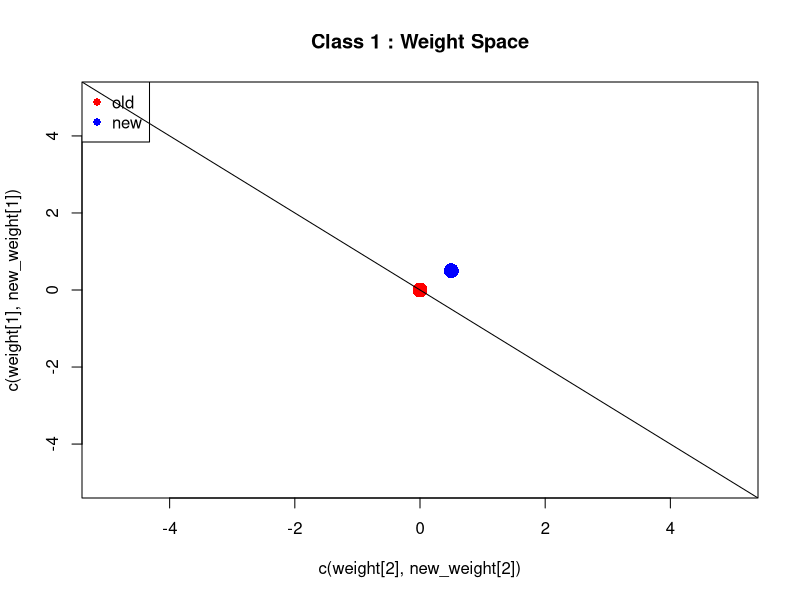
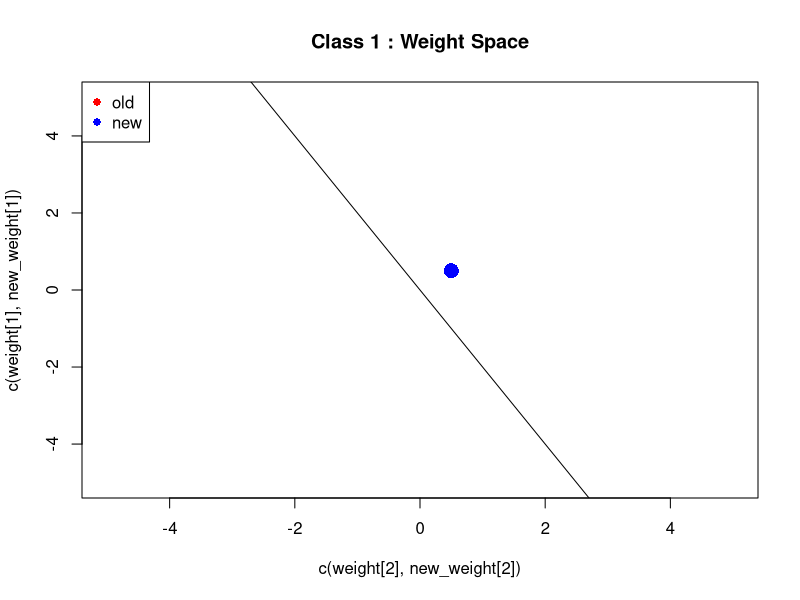
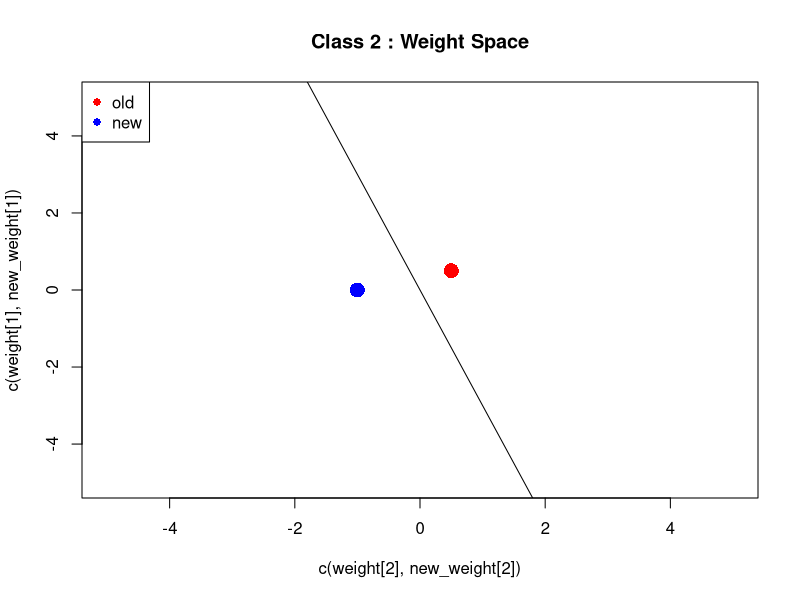
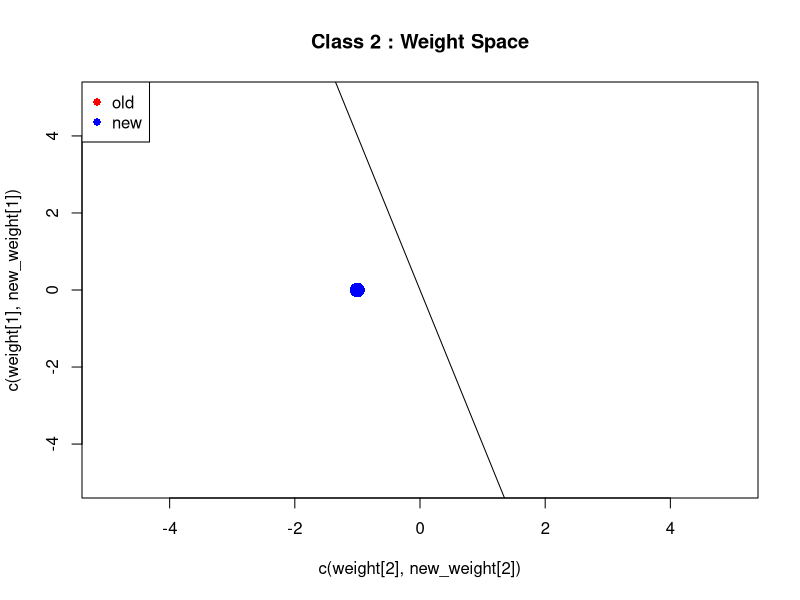
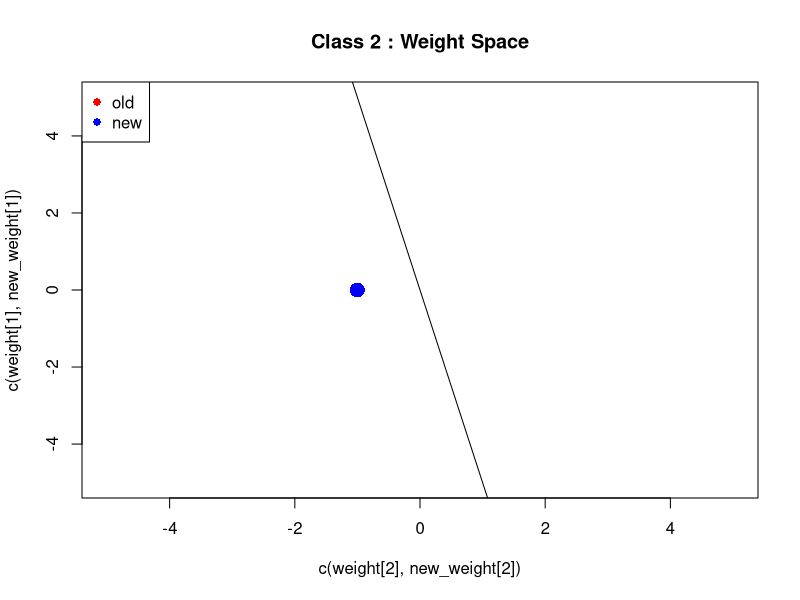
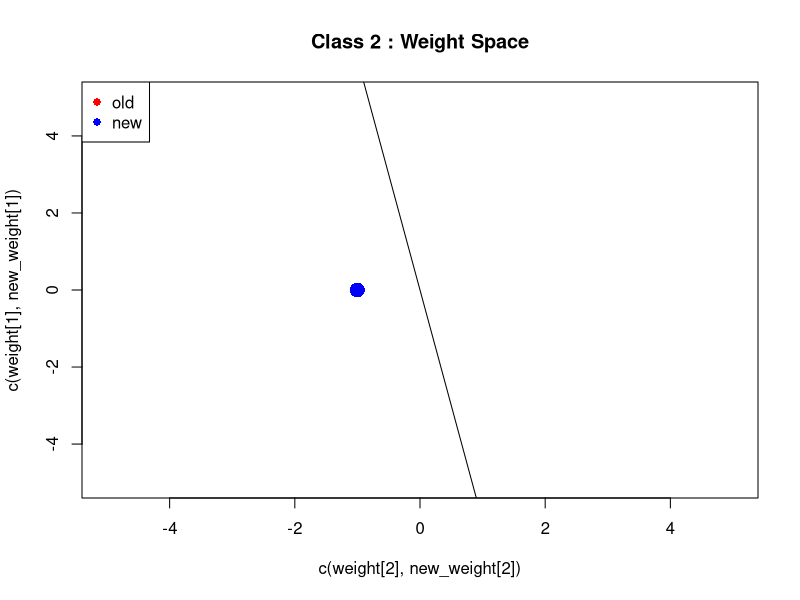
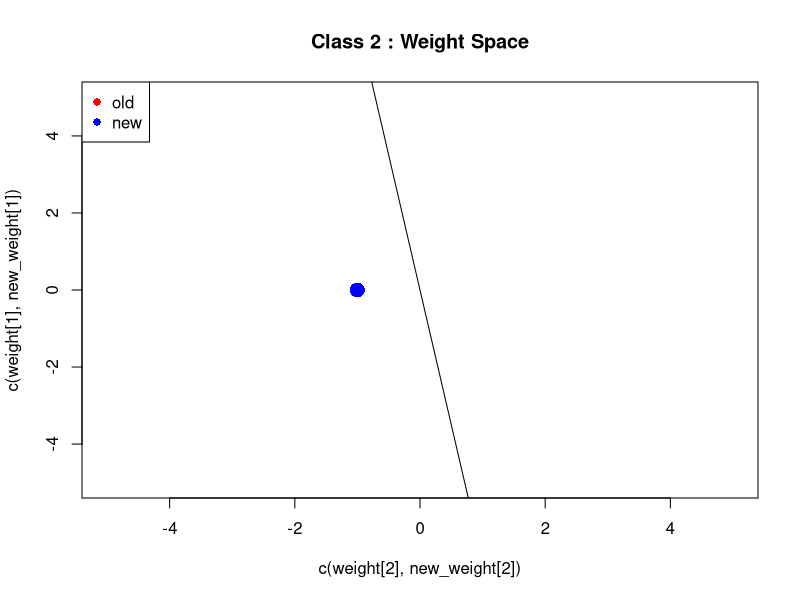
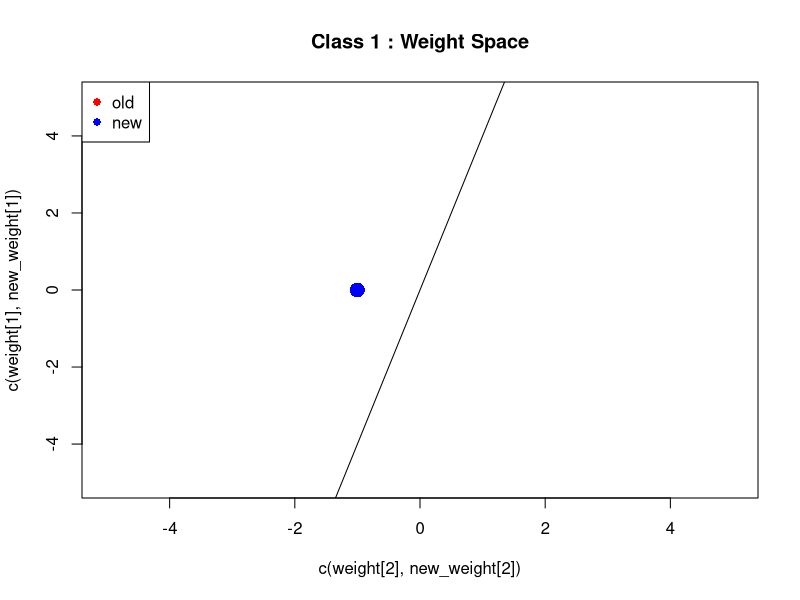

The R source for these figures, in order:
# A program of Perceptron Learning Rule
# 2016/4/3
frame()

cols <- c('red', 'blue')

weight <- c(0, 0)
new_weight <- weight
learning <- 0.5
count <- 0

X <- NULL

## Input for CommandLine
#b <- NULL
#repeat {
#  cat('Please input information.\nEx) Position,Class(1 or 2) \n')
#  input <- readline()
#  if (input == '')  break
#  input <- as.numeric(unlist(strsplit(input,',')))
#  X <- cbind(X, c(1, input[1]))
#  b <- cbind(b,input[length(input)])
#}

## Input for Text-File
input <- matrix(scan('./data.txt', sep=','), 2)
X <- rbind(rep(1,ncol(input)), input[1,])
b <- input[2,]

repeat {
  cat('Waiting...\n')
  for (i in 1:ncol(X)) {
    judge <- t(weight) %*% X[,i]
    cat(paste('This is Class', b[i], '\n'))

    if (judge >= 0 && b[i] == 2) {
      cat('Worse! This is Class2\n')
      new_weight <- weight - (learning * X[,i])
    } else if (judge <= 0 && b[i] == 1) {
      cat('Worse! This is Class1\n')
      new_weight <- weight + (learning * X[,i])
    } else {
      cat('Match!\n')
      count <- count + 1
    }

    max <- apply(cbind(weight,new_weight),1,max)
    min <- apply(cbind(weight,new_weight),1,min)
    print(cbind(weight,new_weight))
    # plot(c(weight[2],new_weight[2]),c(weight[1],new_weight[1]),
    #     pch=16,col=cols,cex=2,xlim=c(min[2]-3,max[2]+3), ylim=c(min[1]-3,max[1]+3))
    plot(c(weight[2],new_weight[2]),c(weight[1],new_weight[1]),
         pch=16,col=cols,cex=2,xlim=c(-5,5), ylim=c(-5,5))
    title(main=paste('Class', b[i], ': Weight Space'))
    legend('topleft', legend=c('old', 'new'), col=cols, pch=16)
    abline(0, -X[2,i])
    readline()

    weight <- new_weight
  }
  if (count == ncol(X)) {
    cat('Finish!\nweight: ')
    print(weight)
    break
  } 
  count <- 0
}

plot(X[2,], rep(0,ncol(X)), pch=16, col=cols[b], cex=2,
     xlim=c(min(X[2,]), max(X[2,])), ylim=c(-1,1))
points(X[2,], rep(0,ncol(X)), pch=16, col=cols[b], cex=2)
title(main='Result')
legend('topleft', legend=c('Class1','Class2'), col=cols, pch=16)
abline(weight[1], weight[2])


